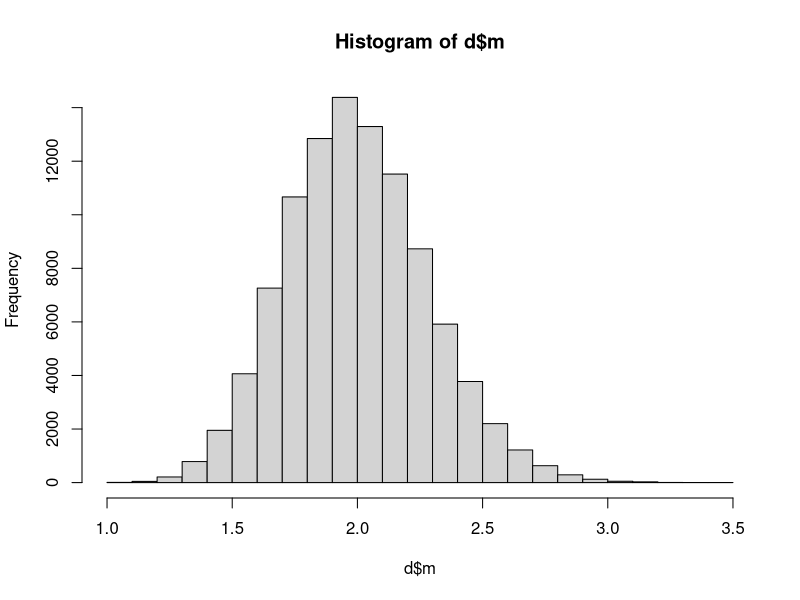
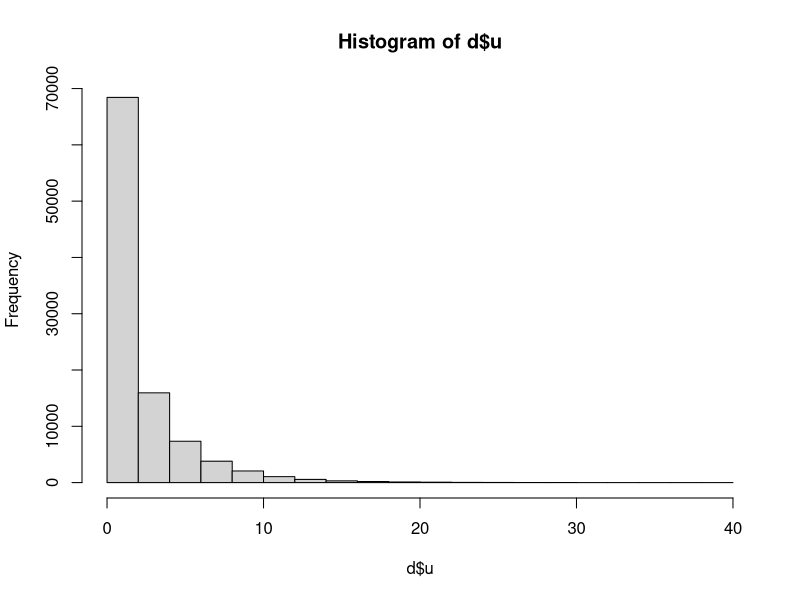
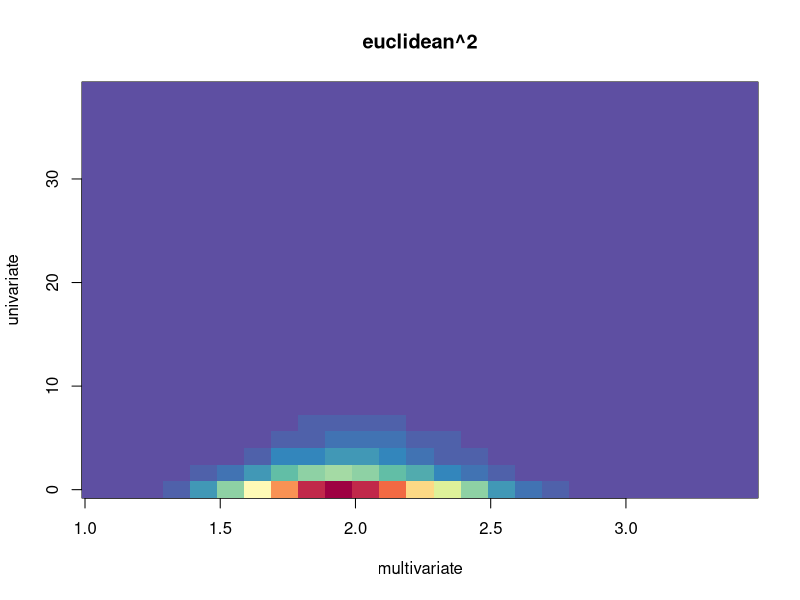
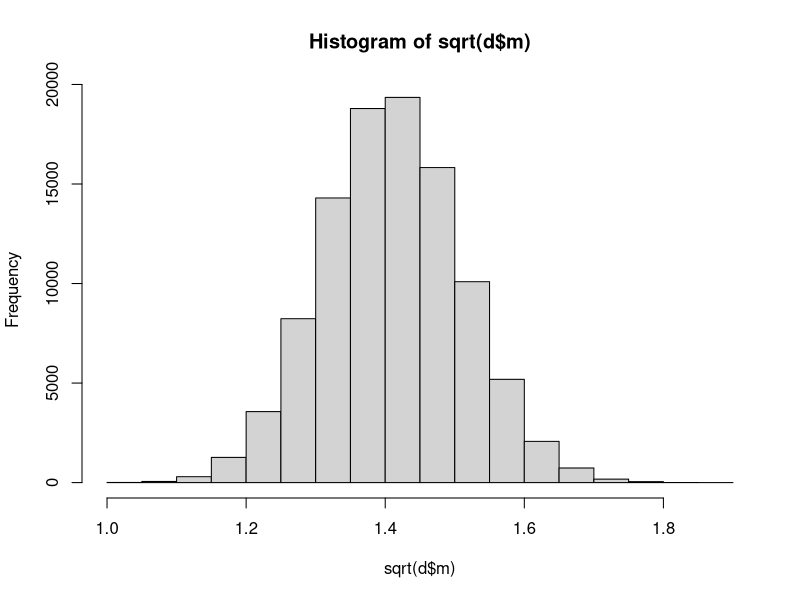
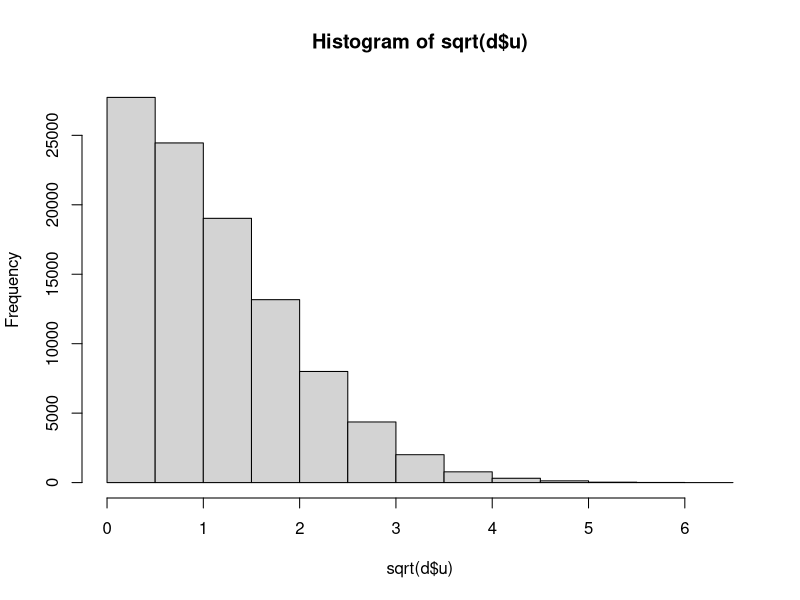
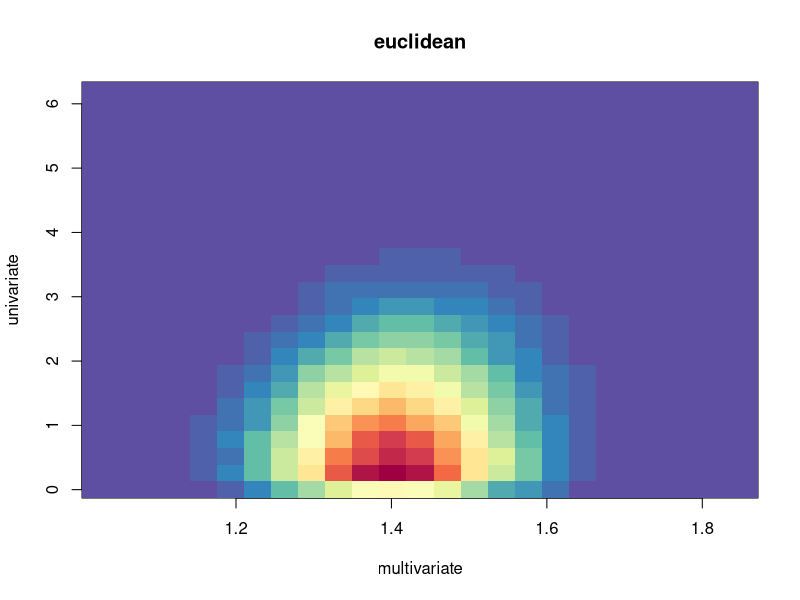
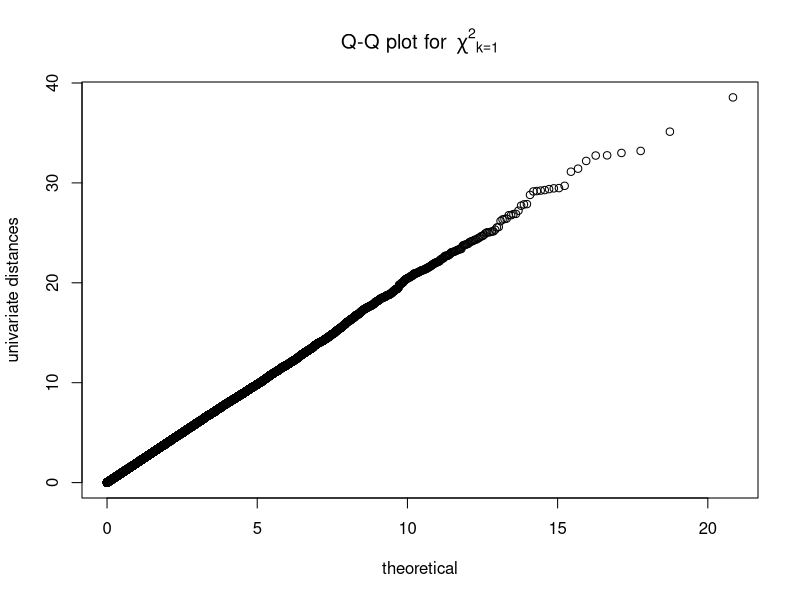
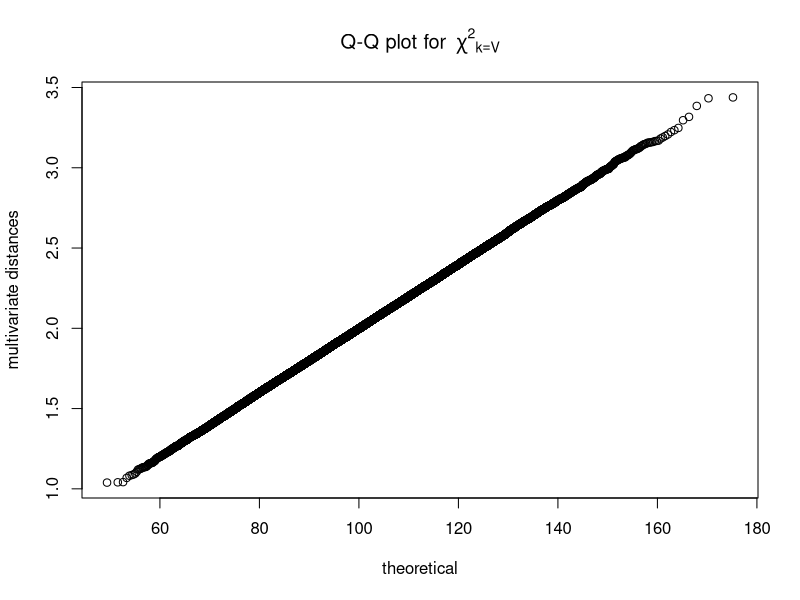

These charts were generated, in order, by the following R code: (Note: a time limit stopped this script after it produced the figures.)
## ---- chunk 1
knitr::opts_chunk$set(cache = TRUE)

library(knitr)
library(MASS)
library(RColorBrewer)

euclidean2 <- function(x, y) sum((x - y)^2)  ## squared euclidean distance; works on vectors


pdist2 <- function(A,B) {
  
  ## this function works on matrices A and B.
  ## A and B should be matrices with subjects as rows and vertices as columns.
  ## A and B should be from separate folds (i.e., "test" and "retest" or "run1" and "run2").
  
  ## this function computes the squared euclidean distances between each row of A and each row of B.
  ## the output is therefore a matrix of size nrow(A)*nrow(B), i.e., n_subjects * n_subjects.
  
  ## this is an efficient implementation of the pdist::pdist function.
  ## see links for more information:
  ## https://www.r-bloggers.com/2013/05/pairwise-distances-in-r/
  ## https://blog.smola.org/post/969195661/in-praise-of-the-second-binomial-formula
  
  
  an = apply(A, 1, function(rvec) crossprod(rvec,rvec))
  bn = apply(B, 1, function(rvec) crossprod(rvec,rvec))
  
  m = nrow(A)
  n = nrow(B)
  
  tmp = matrix(rep(an, n), nrow=m) 
  tmp = tmp +  matrix(rep(bn, m), nrow=m, byrow=TRUE)
  
  tmp - 2 * tcrossprod(A,B)  ## squared euclidean distance
  
}


idi <- function(x) {
  
  ## this function works on square distance matrices, and computes the "intersubject discrimination index".
  ## it subtracts the mean diagonal from the mean of the off diagonals.
  
  offdiag <- x[row(x) != col(x)]
  diagonal <- diag(x)
  
  mean(offdiag) - mean(diagonal)
  
}


n_sim <- 1E5  ## number replicates
V <- 100  ## number voxels
S <- 55  ## number subjects


rf <- colorRampPalette(rev(brewer.pal(11, 'Spectral')))  ## for palette
r <- rf(32)

## ---- chunk 2

d <- as.data.frame(matrix(NA, ncol = 2, nrow = n_sim))
names(d) <- c("m", "u")

for (ii in 1:n_sim) {

  x <- rnorm(V)
  y <- rnorm(V)
  
  d$m[ii] <- euclidean2(x, y) / V  ## multivariate distance
  d$u[ii] <- euclidean2(sum(x), sum(y)) / V  ## univariate distance
  
}

## ---- chunk 3

colMeans(d)
apply(d, 2, var)
t.test(d$m, d$u, paired = TRUE)$statistic

hist(d$m)
hist(d$u)


kernel_d2 <- kde2d(d$m, d$u)
image(kernel_d2, col = r, main = "euclidean^2", xlab = "multivariate", ylab = "univariate")

## ---- chunk 4

colMeans(sqrt(d))
t.test(sqrt(d$m), sqrt(d$u), paired = TRUE)$statistic

hist(sqrt(d$m))
hist(sqrt(d$u))
apply(sqrt(d), 2, var)

kernel_d <- kde2d(sqrt(d$m), sqrt(d$u))
image(kernel_d, col = r, main = "euclidean", xlab = "multivariate", ylab = "univariate")

## ---- chunk 5

qqplot(
  qchisq(ppoints(n_sim), df = 1), 
  d$u, 
  main = expression("Q-Q plot for" ~~ {chi^2}[k == 1]),
  xlab = "theoretical",
  ylab = "univariate distances"
  )

qqplot(
  qchisq(ppoints(n_sim), df = V), 
  d$m, 
  main = expression("Q-Q plot for" ~~ {chi^2}[k == V]),
  xlab = "theoretical",
  ylab = "multivariate distances"
  )


## ---- chunk 6

d_univ <- as.data.frame(matrix(NA, ncol = 2, nrow = n_sim))
names(d_univ) <- c("m", "u")

for (ii in 1:n_sim) {

  x <- rnorm(V)
  y <- rnorm(V, mean = 10)
  
  d_univ$m[ii] <- euclidean2(x, y) / V  ## multivariate distance
  d_univ$u[ii] <- euclidean2(sum(x), sum(y)) / V  ## univariate distance
  
}

## ---- chunk 7

colMeans(d_univ)
apply(d_univ, 2, var)
t.test(d_univ$m, d_univ$u, paired = TRUE)$statistic

hist(d_univ$m)
hist(d_univ$u)

kernel_d2_univ <- kde2d(d_univ$m, d_univ$u)
image(kernel_d2_univ, col = r, main = "euclidean^2", xlab = "multivariate", ylab = "univariate")

## ---- chunk 8

d_multiv <- as.data.frame(matrix(NA, ncol = 2, nrow = n_sim))
names(d_multiv) <- c("m", "u")

for (ii in 1:n_sim) {

  x <- rnorm(V) + (V:1 - mean(1:V))/10  ## pattern across vertices, but across-voxel mean of 0
  y <- rnorm(V) + (1:V - mean(1:V))/10  ## opposite pattern
  
  d_multiv$m[ii] <- euclidean2(x, y) / V  ## multivariate distance
  d_multiv$u[ii] <- euclidean2(sum(x), sum(y)) / V  ## univariate distance
  
}

## ---- chunk 9

colMeans(d_multiv)
apply(d_multiv, 2, var)
t.test(d_multiv$m, d_multiv$u, paired = TRUE)$statistic

hist(d_multiv$m)
hist(d_multiv$u)

kernel_d2_multiv <- kde2d(d_multiv$m, d_multiv$u)
image(kernel_d2_multiv, col = r, main = "euclidean^2", xlab = "multivariate", ylab = "univariate")

## ---- chunk 10

d <- as.data.frame(matrix(NA, ncol = 2, nrow = n_sim))
names(d) <- c("m", "u")

for (ii in 1:n_sim) {

  X <- matrix(rnorm(V*S), nrow = S)
  Y <- matrix(rnorm(V*S), nrow = S)
  ## X is a matrix of b-coefficients. subjects as rows, vertices as columns. from fold 1 (e.g., "test").
  ## Y is also a b-coefficient matrix. organized identically to X, but from a different "fold" (e.g., "retest").
  
  X_bar <- cbind(rowSums(X))  ## across-vertex sum of b-coefficients. one per subj.
  Y_bar <- cbind(rowSums(Y))
  
  M <- pdist2(X, Y)  ## multivariate distance
  U <- pdist2(X_bar, Y_bar) ## univariate distance
  
  d$m[ii] <- idi(M)  ## mIDI
  d$u[ii] <- idi(U)  ## uIDI

}


## ---- chunk 11

colMeans(d)
apply(d, 2, var)
apply(d, 2, function(x) t.test(x)$statistic)
apply(d, 2, function(x) wilcox.test(x)$p.value)
t.test(d$m, d$u, paired = TRUE)$statistic
wilcox.test(d$m, d$u, paired = TRUE)$p.value

hist(d$m)
hist(d$u)

kernel_d2 <- kde2d(d$m, d$u)
image(kernel_d2, col = r, main = "intersubject discrimination index", xlab = "multivariate", ylab = "univariate")
